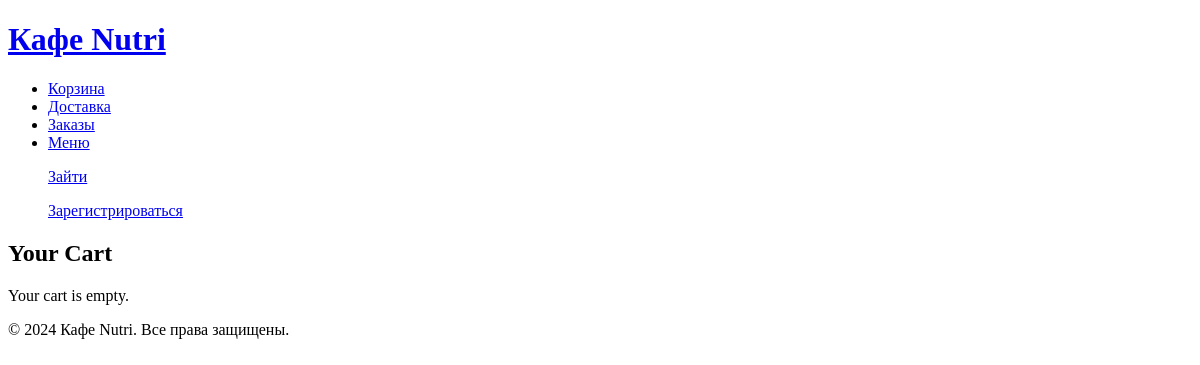
Page /cafe_cat/view_cart/ on the earlier database version.
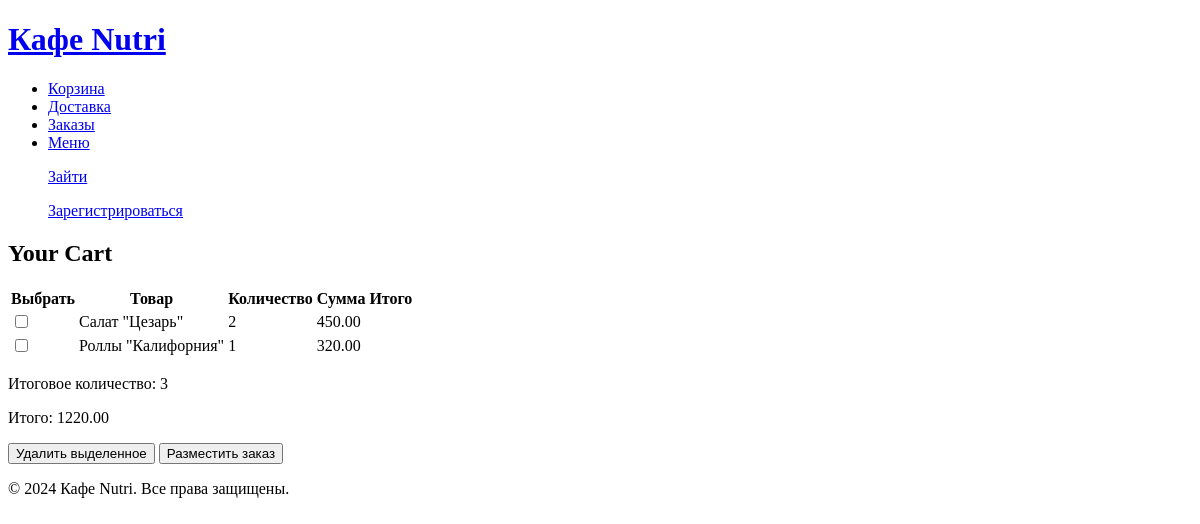
Same page on the later database version.
### cafe_cat/models.py (models this page shows, shortened)
class CartItem(models.Model):
    cart = models.ForeignKey(Cart, on_delete=models.CASCADE)
    item = models.ForeignKey(MenuItem, on_delete=models.CASCADE)
    quantity = models.PositiveIntegerField(default=1)

class MenuItem(models.Model):
    name = models.CharField(max_length=100)
    price = models.DecimalField(max_digits=6, decimal_places=2)
    summary = models.TextField()
    is_featured = models.BooleanField(default=False)
    on_sale = models.BooleanField(default=False)
    discount = models.DecimalField(max_digits=6, decimal_places=2, default=0)
    sale_price = models.DecimalField(max_digits=6, decimal_places=2, default=0)
    image = models.ImageField(upload_to='menu_item_images/', null=True, blank=True)

### cafe_cat/views.py (the view)
# urls.py: path('view_cart/', views.view_cart, name='view_cart'),
def view_cart(request):
    user_cart = None
    if request.user.is_authenticated:
        user_cart, created = Cart.objects.get_or_create(user=request.user)
    else:
        session_key = request.session.session_key
        carts = Cart.objects.filter(session_key=session_key)
        if carts.exists():
            user_cart = carts.first()
        else:
            user_cart = Cart.objects.create(session_key=session_key)
    cart_items = CartItem.objects.filter(cart=user_cart)
    total_price = sum(cart_item.item.sale_price * cart_item.quantity if cart_item.item.on_sale else cart_item.item.price * cart_item.quantity for cart_item in cart_items)
    total_quantity = sum(cart_item.quantity for cart_item in cart_items)
    update_forms = {str(cart_item.id): UpdateQuantityForm(instance=cart_item) for cart_item in cart_items}
    return render(request, 'cafe_cat/view_cart.html', {
        'cart_items': cart_items,
        'total_price': total_price,
        'total_quantity': total_quantity,
        'update_forms': update_forms
    })

### cafe_cat/templates/cafe_cat/view_cart.html (shortened to what this page needs)
{% extends 'cafe_cat/base_generic.html' %}
{% block content %}
    <h2>Your Cart</h2>
    {% if cart_items %}
        <form id="cart_form" action="{% url 'cafe_cat:remove_selected' %}" method="post">
            <table>
                <thead>
                    <tr>
                        <th>Выбрать</th>
                        <th>Товар</th>
                        <th>Количество</th>
                        <th>Сумма</th>
                        <th>Итого</th>
                    </tr>
                </thead>
                <tbody>
                    {% for cart_item in cart_items %}
                    <tr>
                        <td><input type="checkbox" name="selected_items" value="{{ cart_item.id }}"></td>
                        <td>{{ cart_item.item.name }}</td>
                        <td>{{ cart_item.quantity }}</td>
                        <td>
                            {% if cart_item.item.on_sale %}
                                {{ cart_item.item.sale_price }}
                            {% else %}
                                {{ cart_item.item.price }}
                            {% endif %}
                        </td>
                        <td>{{ cart_item.total_item }}</td>
                    </tr>
                    {% endfor %}
                </tbody>
            </table>
            <p>Итоговое количество: {{ total_quantity }}</p>
            <p>Итого: {{ total_price }}</p>
            <button type="submit">Удалить выделенное</button>
            <button type="submit" formaction="{% url 'cafe_cat:place_order_selected' %}">Разместить заказ</button>
        </form>
    {% else %}
        <p>Your cart is empty.</p>
    {% endif %}
{% endblock %}

Differences in the rows shown:
added CartItem: item.name "Салат \"Цезарь\"", quantity "2", item.price "450.00"
added CartItem: item.name "Роллы \"Калифорния\"", quantity "1", item.sale_price "320.00"
Other differences:
{{ total_quantity }}: (not shown) → "3"
{{ total_price }}: (not shown) → "1220.00"
text no longer shown: "Your cart is empty."
text now shown: "Выбрать Товар Количество Сумма Итого Итоговое количество: Итого: Удалить выделенное Разместить заказ"
